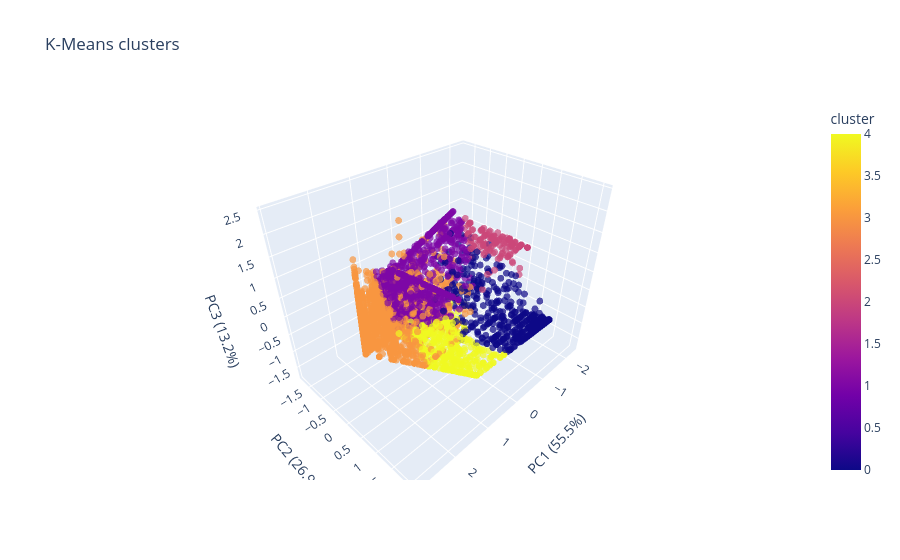

The notebook cell this image was saved under:
### Code cell
fig = px.scatter_3d(
    df_pca3,
    x = 'PC1',
    y = 'PC2',
    z = 'PC3',
    color = 'cluster',
    color_discrete_sequence = px.colors.qualitative.T10,
    opacity = 0.7,
    title = 'K-Means clusters',
    labels = {'PC1': f'PC1 ({expl_var[0]:.1f}%)',
              'PC2': f'PC2 ({expl_var[1]:.1f}%)',
              'PC3': f'PC3 ({expl_var[2]:.1f}%)'}
)

fig.update_traces(marker = dict(size = 4))
fig.show()

### Figure 1 — Plotly figure (JSON) as saved in the notebook; plotly's stock layout.template omitted (floating-point values rounded to 4 significant figures; data arrays with more than 128 entries replaced by an {"elided": "..."} marker saying what was removed)
{"data": [{"hovertemplate": "PC1 (55.5%)=%{x}<br>PC2 (26.9%)=%{y}<br>PC3 (13.2%)=%{z}<br>cluster=%{marker.color}<extra></extra>", "legendgroup": "", "marker": {"color": {"elided": "6260 int values"}, "coloraxis": "coloraxis", "opacity": 0.7, "size": 4, "symbol": "circle"}, "mode": "markers", "name": "", "scene": "scene", "showlegend": false, "type": "scatter3d", "x": {"elided": "6260 float values"}, "y": {"elided": "6260 float values"}, "z": {"elided": "6260 float values"}}], "layout": {"coloraxis": {"colorbar": {"title": {"text": "cluster"}}, "colorscale": [[0, "#0d0887"], [0.1111, "#46039f"], [0.2222, "#7201a8"], [0.3333, "#9c179e"], [0.4444, "#bd3786"], [0.5556, "#d8576b"], [0.6667, "#ed7953"], [0.7778, "#fb9f3a"], [0.8889, "#fdca26"], [1, "#f0f921"]]}, "legend": {"tracegroupgap": 0}, "scene": {"domain": {"x": [0, 1], "y": [0, 1]}, "xaxis": {"title": {"text": "PC1 (55.5%)"}}, "yaxis": {"title": {"text": "PC2 (26.9%)"}}, "zaxis": {"title": {"text": "PC3 (13.2%)"}}}, "title": {"text": "K-Means clusters"}}}
